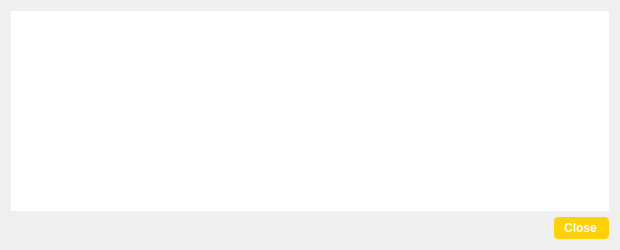
<?xml version="1.0" encoding="UTF-8"?>
<ui version="4.0">
 <class>TransactionDescDialog</class>
 <widget class="QDialog" name="TransactionDescDialog">
  <property name="geometry">
   <rect>
    <x>0</x>
    <y>0</y>
    <width>620</width>
    <height>250</height>
   </rect>
  </property>
  <property name="windowTitle">
   <string>Transaction details</string>
  </property>
  <property name="styleSheet">
   <string notr="true">font-weight:bold;
border: 0;</string>
  </property>
  <layout class="QVBoxLayout" name="verticalLayout">
   <item>
    <widget class="QTextEdit" name="detailText">
     <property name="toolTip">
      <string>This pane shows a detailed description of the transaction</string>
     </property>
     <property name="readOnly">
      <bool>true</bool>
     </property>
    </widget>
   </item>
   <item>
    <widget class="QDialogButtonBox" name="buttonBox">
     <property name="styleSheet">
      <string notr="true">background-color: rgb(254, 209, 8);
color: rgb(255, 255, 255);
border-radius: 4px;
border-color:  rgb(254, 209, 8);
font-weight: 600;
padding: 4px;
padding-left: 10px;
padding-right: 12px;
icon-size: 0;</string>
     </property>
     <property name="orientation">
      <enum>Qt::Horizontal</enum>
     </property>
     <property name="standardButtons">
      <set>QDialogButtonBox::Close</set>
     </property>
    </widget>
   </item>
  </layout>
 </widget>
 <resources/>
 <connections>
  <connection>
   <sender>buttonBox</sender>
   <signal>accepted()</signal>
   <receiver>TransactionDescDialog</receiver>
   <slot>accept()</slot>
   <hints>
    <hint type="sourcelabel">
     <x>248</x>
     <y>254</y>
    </hint>
    <hint type="destinationlabel">
     <x>157</x>
     <y>274</y>
    </hint>
   </hints>
  </connection>
  <connection>
   <sender>buttonBox</sender>
   <signal>rejected()</signal>
   <receiver>TransactionDescDialog</receiver>
   <slot>reject()</slot>
   <hints>
    <hint type="sourcelabel">
     <x>316</x>
     <y>260</y>
    </hint>
    <hint type="destinationlabel">
     <x>286</x>
     <y>274</y>
    </hint>
   </hints>
  </connection>
 </connections>
</ui>
